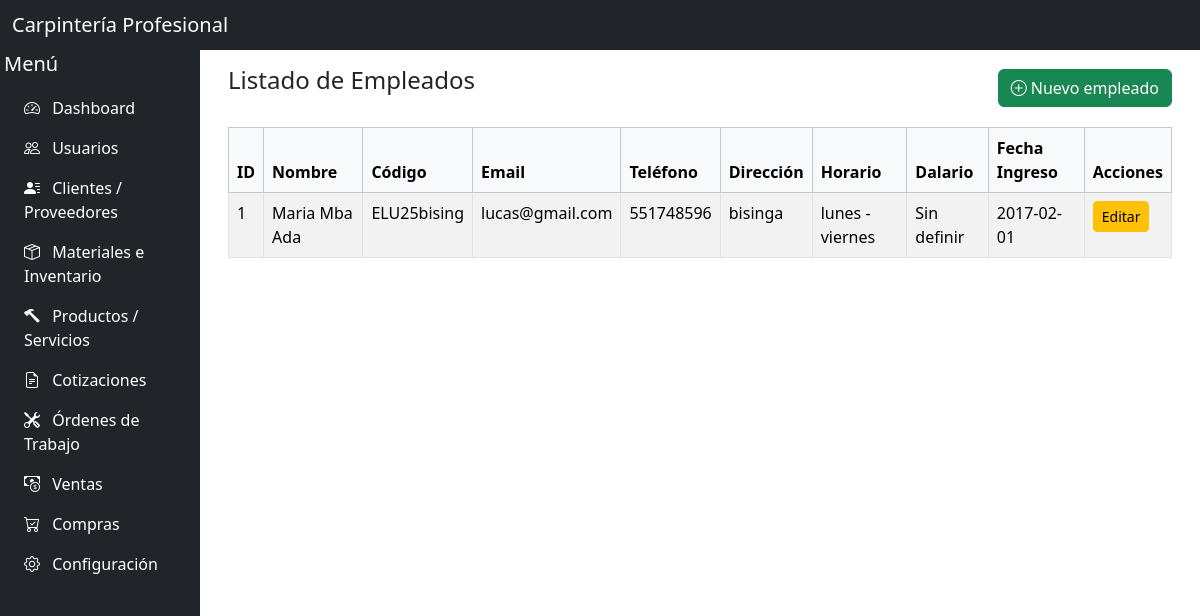
The page /dashboard/empleados.php on the database its author committed.
### tables this page shows
CREATE TABLE `empleados` (
  `id` int(11) NOT NULL,
  `nombre` varchar(100) NOT NULL,
  `apellido` varchar(100) NOT NULL,
  `fecha_nacimiento` date NOT NULL,
  `codigo` varchar(20) NOT NULL,
  `genero` varchar(1) NOT NULL,
  `telefono` varchar(20) NOT NULL,
  `direccion` varchar(100) NOT NULL,
  `email` varchar(100) DEFAULT NULL,
  `horario_trabajo` varchar(100) NOT NULL,
  `fecha_ingreso` date NOT NULL,
  `creado_en` timestamp NOT NULL DEFAULT current_timestamp()
);

### dashboard/empleados.php (the view, shortened to what this page needs)
<?php
require_once("../includes/conexion.php");
$sql = "SELECT *  FROM empleados ";
$stmt = $pdo->prepare($sql);
$stmt->execute();
$empleados = $stmt->fetchAll(PDO::FETCH_ASSOC);
?>
<?php include '../includes/header.php'; ?>
<?php include '../includes/nav.php'; ?>
<?php include '../includes/sidebar.php'; ?>
<main class="flex-grow-1 overflow-auto p-3" id="mainContent">
    <div class="container">
        <div class="d-flex justify-content-between align-items-center mb-3">
            <h4 class="mb-3">Listado de Empleados</h4>
            <a href="registrar_empleado.php" class="btn btn-success">
                <i class="bi bi-plus-circle"></i> Nuevo empleado
            </a>
        </div>
        <div class="table-responsive">
            <table class="table table-bordered table-striped">
                <thead class="table-light">
                    <tr>
                        <th>ID</th>
                        <th>Nombre</th>
                        <th>Código</th>
                        <th>Email</th>
                        <th>Teléfono</th>
                        <th>Dirección</th>
                        <th>Horario</th>
                        <th>Dalario</th>
                        <th>Fecha Ingreso</th>
                        <th>Acciones</th>
                    </tr>
                </thead>
                <tbody>
                    <?php if (count($empleados) === 0): ?>
                        <tr>
                            <td colspan="7" class="text-center">No se encontraron resultados.</td>
                        </tr>
                    <?php else: ?>
                        <?php foreach ($empleados as $e): ?>
                            <tr>
                                <td><?= $e['id'] ?></td>
                                <td><?= htmlspecialchars($e['nombre'] . ' ' . $e['apellido']) ?></td>
                                <td><?= htmlspecialchars($e['codigo']) ?></td>
                                <td><?= htmlspecialchars($e['email']) ?></td>
                                <td><?= htmlspecialchars($e['telefono']) ?></td>
                                <td><?= htmlspecialchars($e['direccion']) ?></td>
                                <td><?= htmlspecialchars($e['horario_trabajo']) ?></td>
                                <td><?= htmlspecialchars($e['salario'] ?? 'Sin definir') ?></td>
                                <td><?= $e['fecha_ingreso'] ?></td>
                                <td>
                                    <a href="editar_empleado.php?id=<?= $e['id'] ?>" class="btn btn-sm btn-warning">Editar</a>
                                </td>
                            </tr>
                        <?php endforeach; ?>
                    <?php endif; ?>
                </tbody>
            </table>
        </div>
    </div>
</main>
<?php include '../includes/footer.php'; ?>

### includes/header.php (style rules this page uses)
body { overflow: hidden; }
@media (min-width: 768px) { main { margin-left: 200px; " } }

### rows shown on the page
empleados: id "1", nombre+apellido "Maria Mba Ada", codigo "ELU25bising", email "lucas@gmail.com", telefono "551748596", direccion "bisinga", horario_trabajo "lunes - viernes", salario "Sin definir", fecha_ingreso "2017-02-01"
